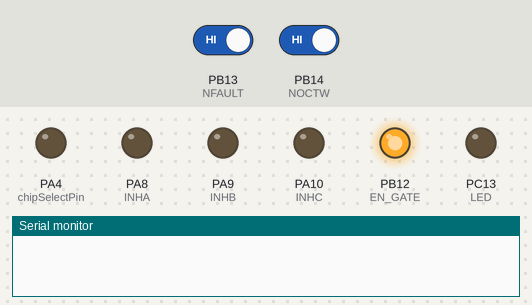
A sketch run on a simulated STM32 Blue Pill. On the bench: output pins drawn as LEDs (lit = HIGH), the last lines printed to the serial monitor. Inputs (shaded band) come from the test bench; at power-on: PB13 (NFAULT) HIGH, PB14 (NOCTW) HIGH.

Above: at 0.03 s.
At 1.4 s:
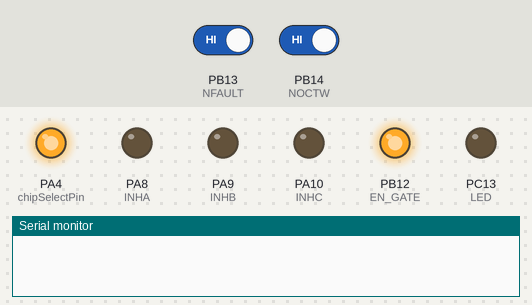
1.5 s: PB13 (NFAULT) driven LOW
At 6.4 s:
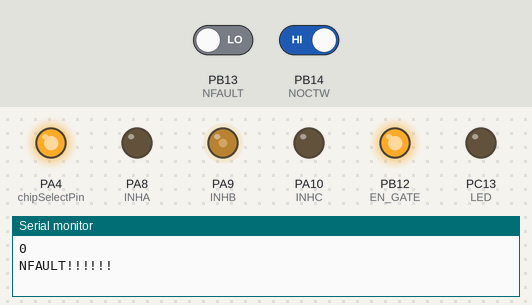
9.0 s: PB14 (NOCTW) driven LOW
Timing chart, 0 to 12.0 s (numbered marks = the images above; inputs shaded):
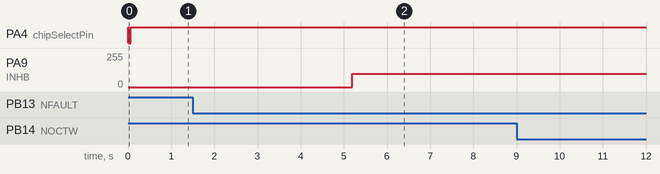

The sketch:

3PWM_Test.ino
```cpp
#include <SPI.h>

#define INHA PA8
#define INLA PB6

#define INHB PA9
#define INLB PB7

#define INHC PA10
#define INLC PB8
#define LED PC13

#define EN_GATE PB12

#define NOCTW PB14
#define NFAULT PB13

#define chipSelectPin PA4
word data;

void changeSPI()
{
  digitalWrite(chipSelectPin, LOW);          // manually take CSN low for SPI_1 transmission
  data = SPI.transfer16(0b0001000000111000); // 0 0010 00000001000
  digitalWrite(chipSelectPin, HIGH);         // manually take CSN high between spi transmissions
}

void ReadStatus()
{
  digitalWrite(chipSelectPin, LOW);          // manually take CSN low for SPI_1 transmission
  data = SPI.transfer16(0b1000000000000000); // 1 0010 00000001000
  digitalWrite(chipSelectPin, HIGH);         // manually take CSN high between spi transmissions
}

void ReadSPI()
{
  digitalWrite(chipSelectPin, LOW);          // manually take CSN low for SPI_1 transmission
  data = SPI.transfer16(0b1001000000000000); // 1 0010 00000000000
  digitalWrite(chipSelectPin, HIGH);         // manually take CSN high between spi transmissions
}

void setup()
{
  SPI.begin();
  SPI.setBitOrder(MSBFIRST);
  SPI.setDataMode(SPI_MODE1);
  SPI.setClockDivider(SPI_CLOCK_DIV16);
  pinMode(chipSelectPin, OUTPUT);
  Serial.begin(115200);
  pinMode(INHA, OUTPUT);
  pinMode(INLA, INPUT);

  pinMode(INHB, OUTPUT);
  pinMode(INLB, INPUT);

  pinMode(INHC, OUTPUT);
  pinMode(INLC, INPUT);

  pinMode(EN_GATE, OUTPUT);
  pinMode(NOCTW, INPUT);
  pinMode(NFAULT, INPUT);

  pinMode(LED, OUTPUT);
  digitalWrite(EN_GATE, HIGH);

  for (int i = 0; i < 20; i++)
  {
    changeSPI();
    delay(10);
  }
}

void loop()
{
  delay(5000);

  ReadStatus();
  if (digitalRead(NFAULT) == 0)
  {
    Serial.println(data, BIN);
    Serial.println("NFAULT!!!!!!");
  }
  if (digitalRead(NOCTW) == 0)
  {
    Serial.println(data, BIN);
    Serial.println("NOCTW!!!!!!");
  }

  analogWrite(INHC, 0.5);
  analogWrite(INHB, 100);
  analogWrite(INHA, 0);
}
```
